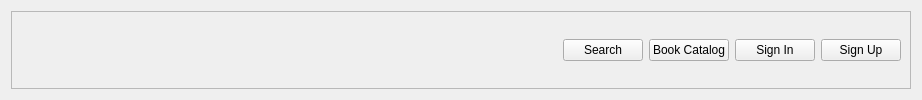
      <widget class="QWidget" name="menu1">
       <layout class="QHBoxLayout" name="horizontalLayout_2">
        <item>
         <widget class="QFrame" name="menu1Frame">
          <property name="frameShape">
           <enum>QFrame::StyledPanel</enum>
          </property>
          <property name="frameShadow">
           <enum>QFrame::Raised</enum>
          </property>
          <layout class="QHBoxLayout" name="horizontalLayout_3">
           <item>
            <spacer name="horizontalSpacer">
             <property name="orientation">
              <enum>Qt::Horizontal</enum>
             </property>
             <property name="sizeHint" stdset="0">
              <size>
               <width>542</width>
               <height>20</height>
              </size>
             </property>
            </spacer>
           </item>
           <item>
            <widget class="QPushButton" name="searchButton2">
             <property name="text">
              <string>Search</string>
             </property>
            </widget>
           </item>
           <item>
            <widget class="QPushButton" name="catalogButton2">
             <property name="text">
              <string>Book Catalog</string>
             </property>
            </widget>
           </item>
           <item>
            <widget class="QPushButton" name="signinButton">
             <property name="text">
              <string>Sign In</string>
             </property>
            </widget>
           </item>
           <item>
            <widget class="QPushButton" name="signupButton">
             <property name="text">
              <string>Sign Up</string>
             </property>
            </widget>
           </item>
          </layout>
         </widget>
        </item>
       </layout>
      </widget>
